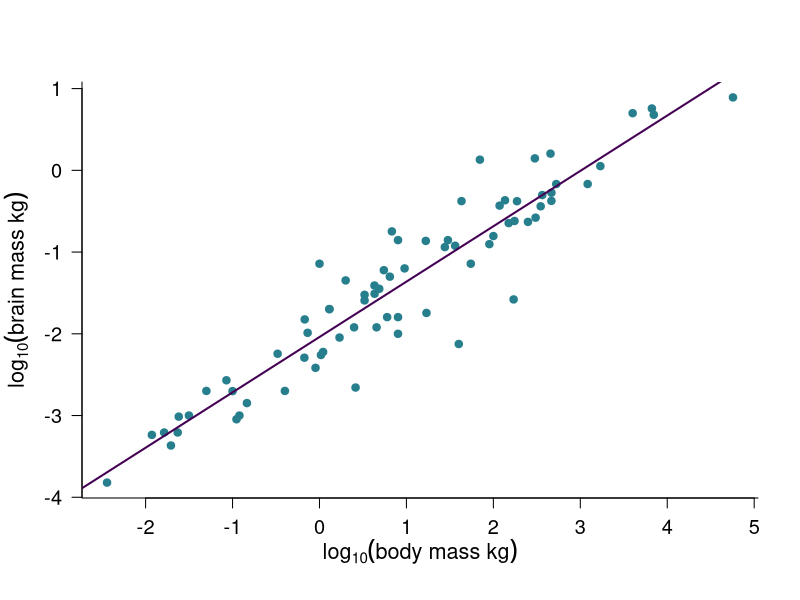
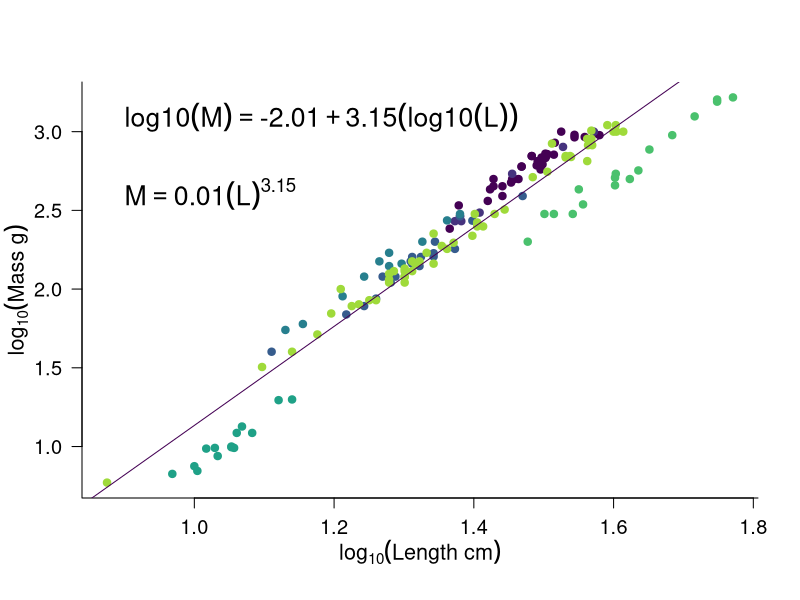
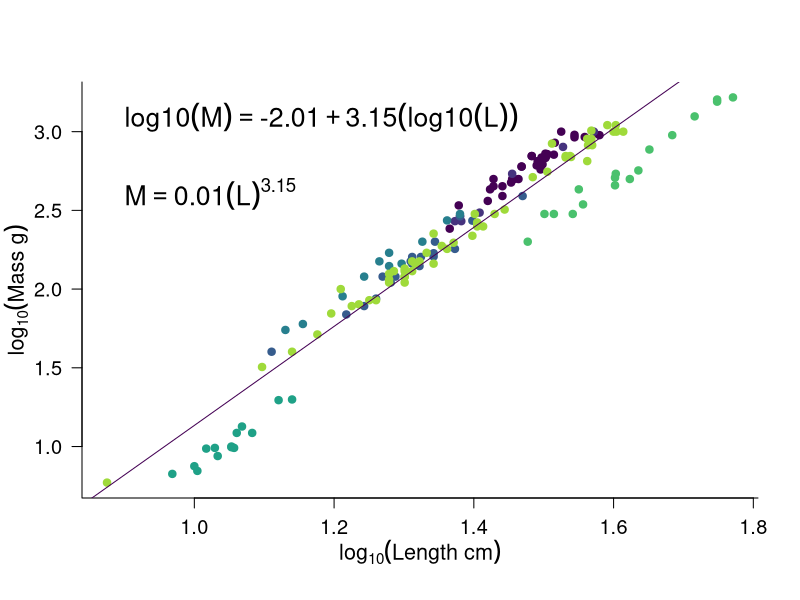
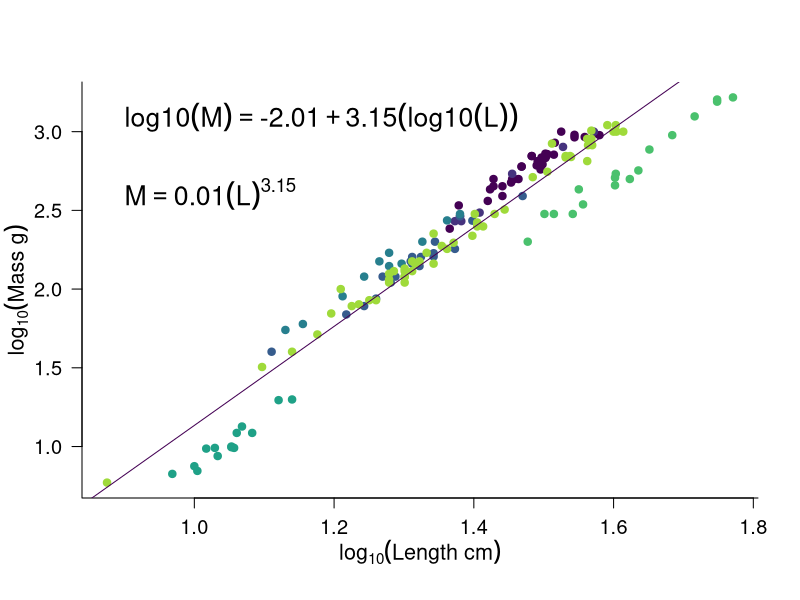
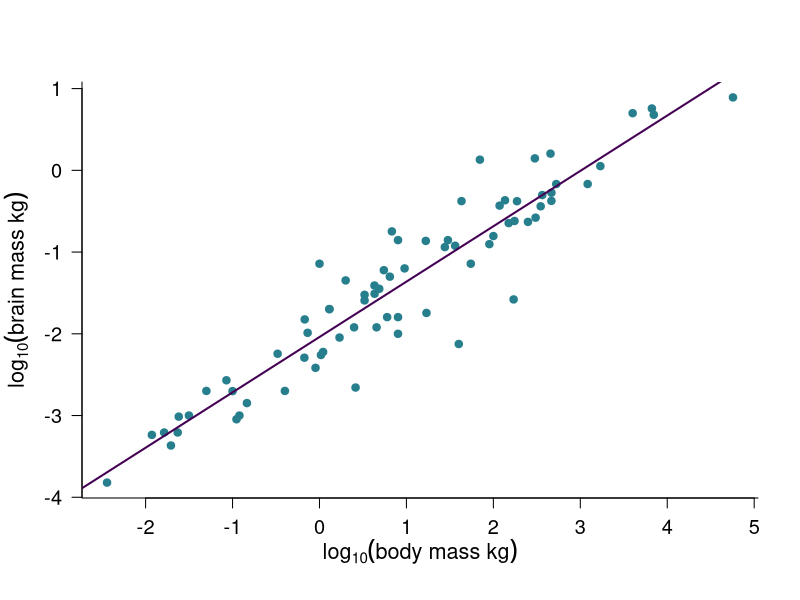
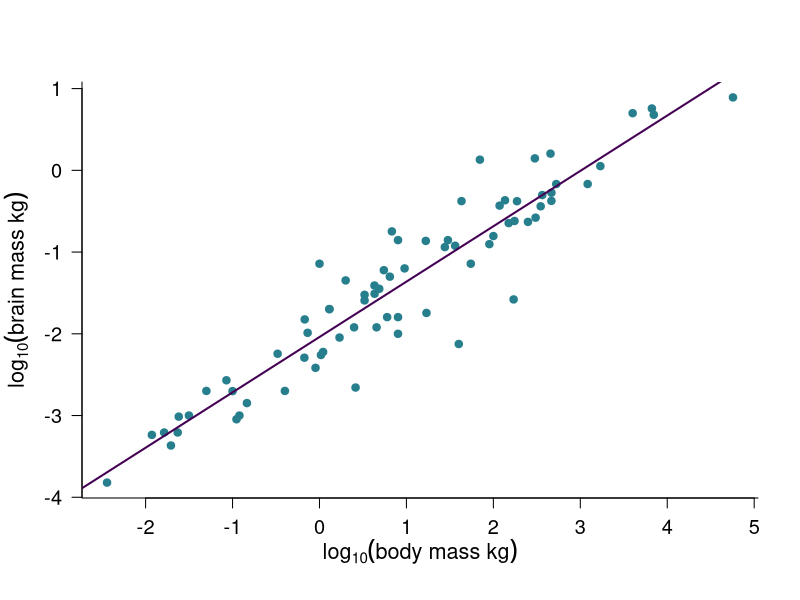

Source code (R) for these figures, in order:
## ---- chunk 1
# set some global knitr build options, notably the default figure size
knitr::opts_chunk$set(collapse = TRUE, comment = "#-",
                      fig.width = 5, fig.height = 5)

# load the viridis package for pretty and accessible colours especially for those with 
# colour blindness. You will need to install this if you dont have it already using
# install.packages("viridis")
library(viridis)

# Here I create a palette of 8 colours from the viridis spectrum. I can then access these colours
# within plotting commands by e.g. plot(0,0, col = 1), or plot(0,0, col = 4) or plot(0,0, col = 8).
# This palette is also useful as it will print clearly in greyscale without any extra effort.
# see vignette for viridis for more details.
palette(viridis(8))

## ---- chunk 2
getwd()
# read in the data
mydata <- read.csv("brain-data.csv", header = T)

# Im going to convert to kilograms so we get some numbers less 
# than 1 for this example
mydata$brain <- mydata$brain / 1000
mydata$body <- mydata$body / 1000

# plot the log transformed data as a scatter plot
plot(log10(mydata$body), log10(mydata$brain),
     pch = 19, las = 1, bty = "L",
     xlab = expression(log[10](body~mass~kg)),
     ylab = expression(log[10](brain~mass~kg)),
     cex.lab = 1.3,
     cex.axis = 1.2,
     col = 4,
     mgp = c(2.5, 1, 0))
abline(glm(log10(brain)~log10(body), data = mydata), col = 1, lwd = 2 )



## ---- chunk 3

library(rrcov, verbose=F, quietly=T)
data("fish")

with(fish[complete.cases(fish) & fish$Weight>0,],{

# plot the log transformed data as a scatter plot
plot(log10(Length1), log10(Weight),
     pch = 19, las = 1, bty = "L",
     xlab = expression(log[10](Length~cm)),
     ylab = expression(log[10](Mass~g)),
     cex.lab = 1.3,
     cex.axis = 1.2,
     col = Species,
     mgp = c(2.5, 1, 0))


m1 <- glm(log10(Weight)~log10(Length1), data = fish[complete.cases(fish) & fish$Weight>0,])

# add the glm line to the plot
abline(m1, col = 1 )

# print the equation on the plot
m1_coef <- round(coef(m1), 2) # extract coefficients 
text(0.9, 3,
     bquote( log10(M) == .(m1_coef[1]) + .(m1_coef[2]) * (log10(L)) ),
     cex = 1.6, adj = c(0,0))
text(0.9, 2.5,
     bquote( M == .(round(10^m1_coef[1], 3)) * (L) ^ .(m1_coef[2]) ), 
     cex = 1.6, adj = c(0,0))

}) # end with() statement

## ---- chunk 4

with(fish[complete.cases(fish) & fish$Weight>0,],{

# plot the log transformed data as a scatter plot
plot(log10(Length1), log10(Weight),
     pch = 19, las = 1, bty = "L",
     xlab = expression(log[10](Length~cm)),
     ylab = expression(log[10](Mass~g)),
     cex.lab = 1.3,
     cex.axis = 1.2,
     col = Species,
     mgp = c(2.5, 1, 0))
  
  
m1 <- glm(log10(Weight)~log10(Length1), data = fish[complete.cases(fish) & fish$Weight>0,])

# add the glm line to the plot
abline(m1, col = 1 )

# print the equation on the plot
m1_coef <- round(coef(m1), 2) # extract coefficients 
text(0.9, 3,
     bquote( log10(M) == .(m1_coef[1]) + .(m1_coef[2]) * (log10(L)) ),
     cex = 1.6, adj = c(0,0))
text(0.9, 2.5,
     bquote( M == .(round(10^m1_coef[1], 3)) * (L) ^ .(m1_coef[2]) ), 
     cex = 1.6, adj = c(0,0))

}) # end with() statement

## ---- chunk 5

with(fish[complete.cases(fish) & fish$Weight>0,],{

# plot the log transformed data as a scatter plot
plot(log10(Length1), log10(Weight),
     pch = 19, las = 1, bty = "L",
     xlab = expression(log[10](Length~cm)),
     ylab = expression(log[10](Mass~g)),
     cex.lab = 1.3,
     cex.axis = 1.2,
     col = Species,
     mgp = c(2.5, 1, 0))
  
  
m1 <- glm(log10(Weight)~log10(Length1), data = fish[complete.cases(fish) & fish$Weight>0,])

# add the glm line to the plot
abline(m1, col = 1 )

# print the equation on the plot
m1_coef <- round(coef(m1), 2) # extract coefficients 
text(0.9, 3,
     bquote( log10(M) == .(m1_coef[1]) + .(m1_coef[2]) * (log10(L)) ),
     cex = 1.6, adj = c(0,0))
text(0.9, 2.5,
     bquote( M == .(round(10^m1_coef[1], 3)) * (L) ^ .(m1_coef[2]) ), 
     cex = 1.6, adj = c(0,0))

}) # end with() statement

## ---- chunk 6
# plot the log transformed data as a scatter plot
plot(log10(mydata$body), log10(mydata$brain),
     pch = 19, las = 1, bty = "L",
     xlab = expression(log[10](body~mass~kg)),
     ylab = expression(log[10](brain~mass~kg)),
     cex.lab = 1.3,
     cex.axis = 1.2,
     col = 4,
     mgp = c(2.5, 1, 0))
abline(glm(log10(brain)~log10(body), data = mydata), col = 1, lwd = 2 )

## ---- chunk 7
# plot the log transformed data as a scatter plot
plot(log10(mydata$body), log10(mydata$brain),
     pch = 19, las = 1, bty = "L",
     xlab = expression(log[10](body~mass~kg)),
     ylab = expression(log[10](brain~mass~kg)),
     cex.lab = 1.3,
     cex.axis = 1.2,
     col = 4,
     mgp = c(2.5, 1, 0))
abline(glm(log10(brain)~log10(body), data = mydata), col = 1, lwd = 2 )
